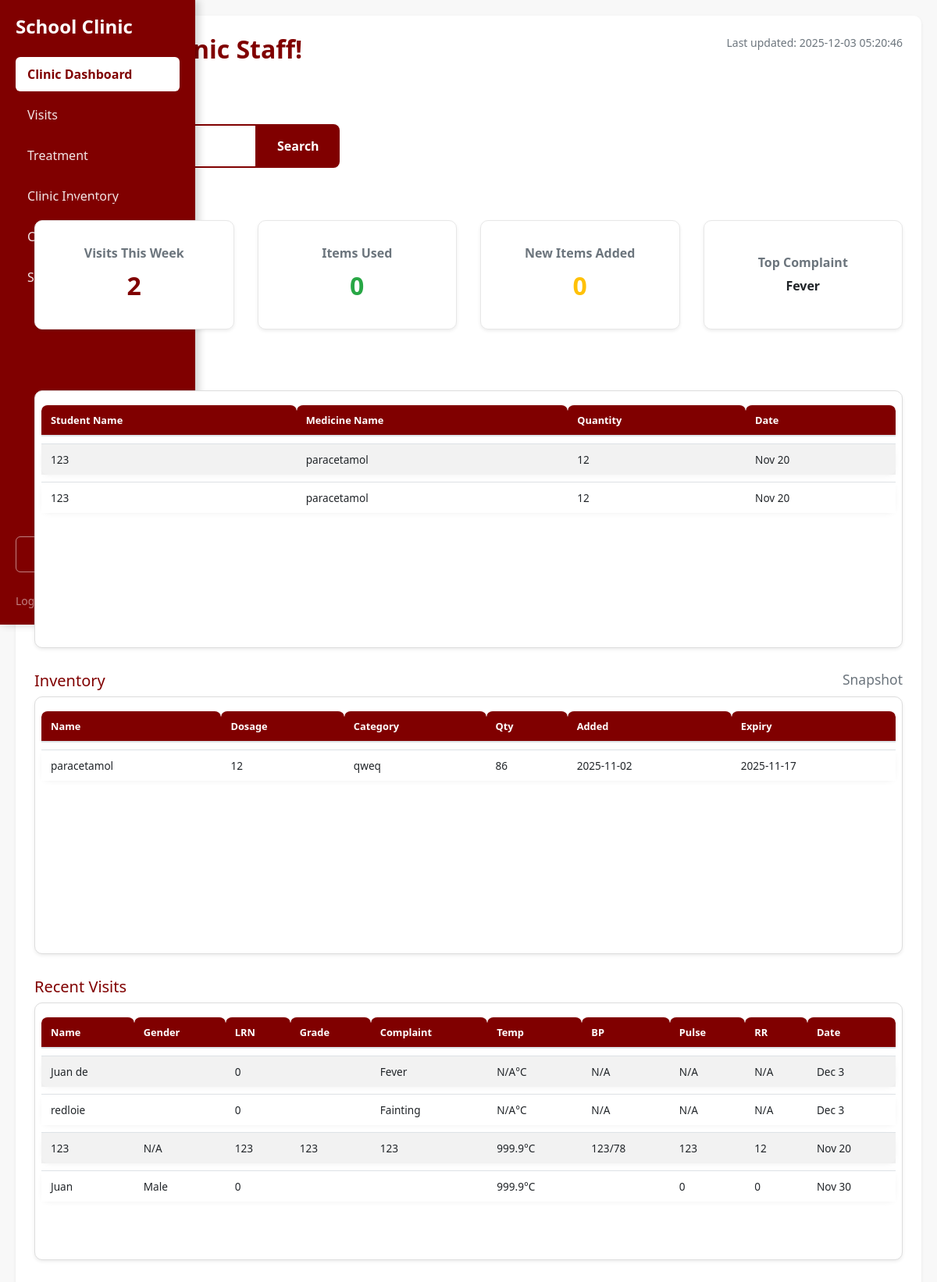
Page /dashboard_staff/ (signed in) on the committed database.
### tables this page shows
CREATE TABLE `transaction` (
  `transactionID` int(11) NOT NULL,
  `quantity` int(11) NOT NULL,
  `transactionDate` date NOT NULL,
  `itemID` int(11) DEFAULT NULL,
  `studentID` int(11) DEFAULT NULL,
  `remarks` varchar(255) DEFAULT NULL
);

CREATE TABLE `studentrecord` (
  `ID` int(11) NOT NULL,
  `name` varchar(32) NOT NULL,
  `idNum` int(11) NOT NULL,
  `gender` varchar(10) DEFAULT NULL,
  `role` varchar(50) NOT NULL DEFAULT 'Student',
  `department` varchar(30) NOT NULL,
  `section` varchar(50) DEFAULT NULL,
  `complaint` varchar(255) NOT NULL,
  `visitDate` date NOT NULL
);

CREATE TABLE `inventory` (
  `itemID` int(11) NOT NULL,
  `genericName` varchar(32) NOT NULL,
  `dosage` varchar(32) NOT NULL,
  `category` varchar(32) NOT NULL,
  `addDate` date NOT NULL,
  `expDate` date NOT NULL,
  `quantity` int(11) NOT NULL
);

### dashboard_staff/pdo.php (called while the page is built, shortened)
<?php
class oop_class {
    private $conn;
    function __construct(){
        try {
            $connection = "mysql:host=" . SERVER . ";dbname=" . DBNAME . ";charset=utf8";
            $this->conn = new PDO($connection, USER, PASS);
            $this->conn->setAttribute(PDO::ATTR_ERRMODE, PDO::ERRMODE_EXCEPTION);
        } catch (PDOException $e) {
            echo "<script>alert('Connection Failed');</script>";
        }
    }
    public function show_inventory(){
        $select = "SELECT * FROM inventory";
        $stmt = $this->conn->prepare($select);
        $stmt->execute();
        return $stmt;
    }
    public function show_transactions(){
        $select = "
            SELECT
                t.transactionID,
                t.quantity,
                t.transactionDate,
                i.genericName AS medicineName,
                s.name AS studentName
            FROM transaction t
            LEFT JOIN inventory i ON t.itemID = i.itemID
            LEFT JOIN studentrecord s ON t.studentID = s.ID
            ORDER BY t.transactionID DESC
        ";
        $stmt = $this->conn->prepare($select);
        $stmt->execute();
        return $stmt;
    }
    public function get_weekly_visits() {
        $sql = "SELECT COUNT(*) AS total
                FROM studentrecord
                WHERE visitDate >= DATE_SUB(CURDATE(), INTERVAL 7 DAY)";
        return $this->conn->query($sql);
    }
    public function get_items_used_weekly() {
        $sql = "SELECT SUM(quantity) AS total
                FROM `transaction`
                WHERE transactionDate >= DATE_SUB(CURDATE(), INTERVAL 7 DAY)";
        return $this->conn->query($sql);
    }
    public function get_new_inventory_weekly() {
        $sql = "SELECT COUNT(*) AS total
                FROM inventory
                WHERE addDate >= DATE_SUB(CURDATE(), INTERVAL 7 DAY)";
        return $this->conn->query($sql);
    }
    public function get_common_complaint_weekly() {
        $sql = "SELECT complaint, COUNT(*) AS count
                FROM studentrecord
                WHERE visitDate >= DATE_SUB(CURDATE(), INTERVAL 7 DAY)
                GROUP BY complaint
                ORDER BY count DESC
                LIMIT 1";
        return $this->conn->query($sql);
    }
    public function show_studentRecords_with_vitals(){
        $select = "
            SELECT
            sr.*,
            sv.temperature,
            sv.bloodPressure,
            sv.pulse,
            sv.respiratoryRate,
            sv.vitalDate
            FROM studentrecord sr
            LEFT JOIN student_vitals sv ON sr.ID = sv.studentID
            AND sv.vitalDate = (
                SELECT MAX(vitalDate)
                FROM student_vitals sv2
                WHERE sv2.studentID = sr.ID
            )
            ORDER BY sr.visitDate DESC
        ";
        $stmt = $this->conn->prepare($select);
        $stmt->execute();
        return $stmt;
        }
}
?>

### dashboard_staff/index.php (the view, shortened to what this page needs)
<?php
include 'pdo.php';
$oop = new oop_class();
$fetch_inventory = $oop->show_inventory();
$fetch_studentRecords = $oop->show_studentRecords_with_vitals();
$fetch_transactions = $oop->show_transactions();
$weekly_visits = $oop->get_weekly_visits()->fetch(PDO::FETCH_ASSOC)['total'] ?? 0;
$weekly_items_used = $oop->get_items_used_weekly()->fetch(PDO::FETCH_ASSOC)['total'] ?? 0;
$weekly_new_inventory = $oop->get_new_inventory_weekly()->fetch(PDO::FETCH_ASSOC)['total'] ?? 0;
$common_complaint = $oop->get_common_complaint_weekly()->fetch(PDO::FETCH_ASSOC)['complaint'] ?? 'None';
include '../sidebar/sidebar.php';
?>
<!DOCTYPE html>
<html lang="en">
<head>
</head>
<body class="bg-light">
<div class="main-content">
    <div class="bg-white rounded p-4 shadow-sm">
        <div class="d-flex justify-content-between flex-wrap">
            <div>
                <h2 class="fw-bold mb-1">Welcome, Clinic Staff!</h2>
                <p class="text-muted">Overview of today's activity</p>
            </div>
            <div class="text-muted small">
                Last updated: <?= date('Y-m-d H:i:s'); ?>
            </div>
        </div>
        <div class="row g-4 mt-2">
            <div class="search-bar">
                <button class="search-btn" onclick="ajaxSearch()">Search</button>
            </div>
            <div class="col-12 mb-3">
                <h5 class="text-primary mb-2">Weekly Summary</h5>
                <div class="row g-3">
                    <div class="col-md-3">
                        <div class="bg-white p-3 rounded shadow-sm">
                            <h6 class="text-muted">Visits This Week</h6>
                            <div class="fs-3 fw-bold text-primary"><?= htmlspecialchars($weekly_visits) ?></div>
                        </div>
                    </div>
                    <div class="col-md-3">
                        <div class="bg-white p-3 rounded shadow-sm">
                            <h6 class="text-muted">Items Used</h6>
                            <div class="fs-3 fw-bold text-success"><?= htmlspecialchars($weekly_items_used) ?></div>
                        </div>
                    </div>
                    <div class="col-md-3">
                        <div class="bg-white p-3 rounded shadow-sm">
                            <h6 class="text-muted">New Items Added</h6>
                            <div class="fs-3 fw-bold text-warning"><?= htmlspecialchars($weekly_new_inventory) ?></div>
                        </div>
                    </div>
                    <div class="col-md-3">
                        <div class="bg-white p-3 rounded shadow-sm">
                            <h6 class="text-muted">Top Complaint</h6>
                            <div class="fw-bold"><?= htmlspecialchars($common_complaint) ?></div>
                        </div>
                    </div>
                </div>
            </div>
            <div class="col-lg-6">
                <h5 class="text-primary mb-2">Recent Transactions</h5>
                <div class="table-responsive bg-white rounded shadow-sm p-2" style="max-height: 350px; overflow-y: auto;">
                    <?php
                    if ($fetch_transactions && $fetch_transactions->rowCount() > 0) {
                        echo '<table class="table table-striped table-hover mb-0 small">';
                        echo '<thead class="table-light sticky-top" style="background-color: #f8f9fa;">
                                <tr>
                                    <th>Student Name</th>
                                    <th>Medicine Name</th>
                                    <th>Quantity</th>
                                    <th>Date</th>
                                </tr>
                            </thead><tbody>';
                        $fetch_transactions->execute();
                        while ($row = $fetch_transactions->fetch(PDO::FETCH_ASSOC)) {
                            echo "<tr>
                                    <td>" . htmlspecialchars($row['studentName'] ?? 'N/A') . "</td>
                                    <td>" . htmlspecialchars($row['medicineName'] ?? 'N/A') . "</td>
                                    <td>" . htmlspecialchars($row['quantity']) . "</td>
                                    <td>" . date('M j', strtotime($row['transactionDate'])) . "</td>
                                </tr>";
                        }
                        echo '</tbody></table>';
                    } else {
                        echo '<div class="p-4 text-center text-muted">No Transactions.</div>';
                    }
                    ?>
                </div>
            </div>
            <div class="col-lg-6">
                <h5 class="text-primary mb-2 d-flex justify-content-between">
                    Inventory <small class="text-muted">Snapshot</small>
                </h5>
                <div class="table-responsive bg-white rounded shadow-sm p-2" style="max-height: 350px; overflow-y: auto;">
                    <?php
                    if ($fetch_inventory && $fetch_inventory->rowCount() > 0) {
                        echo '<table class="table table-sm mb-0 small">';
                        echo '<thead class="table-light">
                                <tr>
                                    <th>Name</th>
                                    <th>Dosage</th>
                                    <th>Category</th>
                                    <th>Qty</th>
                                    <th>Added</th>
                                    <th>Expiry</th>
                                </tr>
                            </thead><tbody>';
                        while ($row = $fetch_inventory->fetch(PDO::FETCH_ASSOC)) {
                            echo "<tr>
                                    <td>" . htmlspecialchars($row['genericName']) . "</td>
                                    <td>" . htmlspecialchars($row['dosage']) . "</td>
                                    <td>" . htmlspecialchars($row['category']) . "</td>
                                    <td>" . htmlspecialchars($row['quantity']) . "</td>
                                    <td>" . htmlspecialchars($row['addDate']) . "</td>
                                    <td>" . htmlspecialchars($row['expDate']) . "</td>
                                </tr>";
                        }
                        echo '</tbody></table>';
                    } else {
                        echo '<div class="p-4 text-center text-muted">No Inventory Records.</div>';
                    }
                    ?>
                </div>
            </div>
            <div class="col-12">
                <h5 class="text-primary mb-2">Recent Visits</h5>
                <div class="table-responsive bg-white rounded shadow-sm p-2" style="max-height: 350px; overflow-y: auto;">
                    <?php
                    if ($fetch_studentRecords && $fetch_studentRecords->rowCount() > 0) {
                        echo '<table class="table table-striped table-hover mb-0 small">';
                        echo '<thead class="table-light sticky-top" style="background-color: #f8f9fa;">
                                <tr>
                                    <th>Name</th>
                                    <th>Gender</th>
                                    <th>LRN</th>
                                    <th>Grade</th>
                                    <th>Complaint</th>
                                    <th>Temp</th>
                                    <th>BP</th>
                                    <th>Pulse</th>
                                    <th>RR</th>
                                    <th>Date</th>
                                </tr>
                            </thead><tbody>';
                        $fetch_studentRecords->execute();
                        while ($row = $fetch_studentRecords->fetch(PDO::FETCH_ASSOC)) {
                            echo "<tr>
                                    <td>" . htmlspecialchars($row['name']) . "</td>
                                    <td>" . htmlspecialchars($row['gender'] ?? 'N/A') . "</td>
                                    <td>" . htmlspecialchars($row['idNum']) . "</td>
                                    <td>" . htmlspecialchars($row['department']) . "</td>
                                    <td>" . htmlspecialchars($row['complaint']) . "</td>
                                    <td>" . htmlspecialchars($row['temperature'] ?? 'N/A') . "°C</td>
                                    <td>" . htmlspecialchars($row['bloodPressure'] ?? 'N/A') . "</td>
                                    <td>" . htmlspecialchars($row['pulse'] ?? 'N/A') . "</td>
                                    <td>" . htmlspecialchars($row['respiratoryRate'] ?? 'N/A') . "</td>
                                    <td>" . date('M j', strtotime($row['visitDate'])) . "</td>
                                </tr>";
                        }
                        echo '</tbody></table>';
                    } else {
                        echo '<div class="p-4 text-center text-muted">No recent visits.</div>';
                    }
                    ?>
                </div>
            </div>
        </div>
    </div>
</div>
</body>
</html>

### sidebar/sidebar.php (style rules this page uses)
:root { --primary-maroon: #800000; --light-bg: #f8f8f8; }

### dashboard_staff/index.php (style rules this page uses)
:root { --primary-maroon: #800000; --primary-maroon-hover: #a00000; --light-bg: #f8f8f8; --card-bg: #ffffff; --shadow-color: rgba(0, 0, 0, 0.1); --text-muted: #6c757d; }
body { font-family: 'Segoe UI', Tahoma, Geneva, Verdana, sans-serif; background-color: var(--light-bg); margin: 0; padding: 0; }
.main-content { margin-left: 270px; padding: 30px 40px; min-height: 100vh; background-color: var(--light-bg); }
.bg-white { background-color: var(--card-bg); }
.rounded { border-radius: 10px !important; }
.shadow-sm { box-shadow: 0 4px 12px var(--shadow-color); transition: box-shadow 0.3s ease-in-out; }
h2, h5, h6 { color: var(--primary-maroon); margin-bottom: 15px; }
.fw-bold { font-weight: 700 !important; }
.text-primary { color: var(--primary-maroon) !important; }
.text-muted { color: var(--text-muted); }
.fs-3 { font-size: 2rem; }
.row { display: flex; flex-wrap: wrap; margin: 0 -15px; }
.col-md-3, .col-lg-6, .col-12 { padding: 0 15px; margin-bottom: 30px; }
.col-md-3 > div { padding: 25px; border: 1px solid #e7e7e7; text-align: center; cursor: default; user-select: none; border-radius: 10px; height: 140px; display: flex; flex-direction: column; justify-content: center; }
.col-md-3 > div h6 { font-weight: 600; color: #555; margin-bottom: 8px; }
.col-lg-6 > .table-responsive, .col-12 > .table-responsive { background-color: var(--card-bg); border: 1px solid #ddd; border-radius: 10px; padding: 15px 20px; min-height: 330px; box-shadow: 0 5px 15px rgba(0,0,0,0.05); overflow-x: auto; overflow-y: auto; }
.table { width: 100%; border-collapse: separate; border-spacing: 0 0.6rem; font-size: 0.85rem; }
.table thead tr th { background-color: var(--primary-maroon); color: #fff; font-weight: 700; padding: 10px 12px; border-radius: 8px 8px 0 0; text-align: left; font-size: 0.8rem; }
.table tbody tr { background-color: var(--card-bg); box-shadow: 0 2px 10px -4px rgba(0,0,0,0.1); border-radius: 8px; transition: background-color 0.3s ease; }
.table tbody tr td { padding: 10px 12px; vertical-align: middle; }
.search-bar { display: flex; justify-content: center; margin: 25px 0 35px; }
button.search-btn { padding: 14px 26px; font-weight: 600; background-color: var(--primary-maroon); border: none; color: #fff; border-radius: 0 8px 8px 0; cursor: pointer; transition: background-color 0.3s ease; }
@media (max-width: 1200px) { .main-content { margin-left: 0; padding: 20px; } }
@media (max-width: 1200px) { .col-lg-6, .col-12 { flex: 0 0 100%; max-width: 100%; } }

### rows in the picture
transaction: studentrecord.name "123", itemID.genericName "paracetamol", quantity "12", transactionDate "Nov 20"
transaction: studentrecord.name "123", itemID.genericName "paracetamol", quantity "12", transactionDate "Nov 20"
inventory: genericName "paracetamol", dosage "12", category "qweq", quantity "86", addDate "2025-11-02", expDate "2025-11-17"
studentrecord: name "Juan de", idNum "0", complaint "Fever", temperature "N/A", bloodPressure "N/A", pulse "N/A", respiratoryRate "N/A", visitDate "Dec 3"
studentrecord: name "redloie", idNum "0", complaint "Fainting", temperature "N/A", bloodPressure "N/A", pulse "N/A", respiratoryRate "N/A", visitDate "Dec 3"
studentrecord: name "123", gender "N/A", idNum "123", department "123", complaint "123", temperature "999.9", bloodPressure "123/78", pulse "123", respiratoryRate "12", visitDate "Nov 20"
studentrecord: name "Juan", gender "Male", idNum "0", temperature "999.9", pulse "0", respiratoryRate "0", visitDate "Nov 30"

### other values in the picture
$weekly_visits "2"
$weekly_items_used "0"
$weekly_new_inventory "0"
$common_complaint "Fever"
